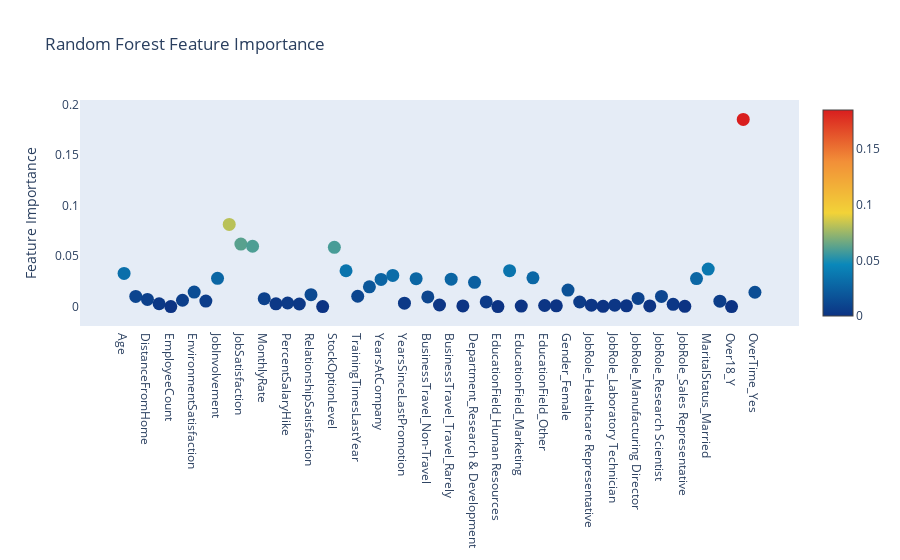

Notebook code for this chart:
### Code cell
trace = go.Scatter(
    y = rf.feature_importances_,
    x = attrition_final.columns.values,
    mode='markers',
    marker=dict(
        sizemode = 'diameter',
        sizeref = 1,
        size = 13,
        #size= rf.feature_importances_,
        #color = np.random.randn(500), #set color equal to a variable
        color = rf.feature_importances_,
        colorscale='Portland',
        showscale=True
    ),
    text = attrition_final.columns.values
)
data = [trace]

layout= go.Layout(
    autosize= True,
    title= 'Random Forest Feature Importance',
    hovermode= 'closest',
     xaxis= dict(
         ticklen= 5,
         showgrid=False,
        zeroline=False,
        showline=False
     ),
    yaxis=dict(
        title= 'Feature Importance',
        showgrid=False,
        zeroline=False,
        ticklen= 5,
        gridwidth= 2
    ),
    showlegend= False
)
fig = go.Figure(data=data, layout=layout)
py.iplot(fig,filename='scatter2010')

### Figure 1 — Plotly figure (JSON) as saved in the notebook; plotly's stock layout.template omitted (floating-point values rounded to 4 significant figures)
{"data": [{"marker": {"color": [0.03278, 0.01, 0.007116, 0.002809, 0, 0.006261, 0.01431, 0.005481, 0.02796, 0.0813, 0.06183, 0.05974, 0.007775, 0.002701, 0.003553, 0.00257, 0.01177, 0, 0.05863, 0.03547, 0.0102, 0.01958, 0.02688, 0.03085, 0.003339, 0.02765, 0.009556, 0.001573, 0.02712, 0.0006152, 0.02402, 0.004579, 4.748e-05, 0.03559, 0.0004986, 0.02843, 0.001075, 0.0007539, 0.01629, 0.004535, 0.001345, 0.0002676, 0.001389, 0.0007891, 0.008091, 0.00066, 0.01001, 0.002256, 0.0002362, 0.02777, 0.03711, 0.00539, 0, 0.1853, 0.01418], "colorscale": [[0, "rgb(12,51,131)"], [0.25, "rgb(10,136,186)"], [0.5, "rgb(242,211,56)"], [0.75, "rgb(242,143,56)"], [1, "rgb(217,30,30)"]], "showscale": true, "size": 13, "sizemode": "diameter", "sizeref": 1}, "mode": "markers", "text": ["Age", "DailyRate", "DistanceFromHome", "Education", "EmployeeCount", "EmployeeNumber", "EnvironmentSatisfaction", "HourlyRate", "JobInvolvement", "JobLevel", "JobSatisfaction", "MonthlyIncome", "MonthlyRate", "NumCompaniesWorked", "PercentSalaryHike", "PerformanceRating", "RelationshipSatisfaction", "StandardHours", "StockOptionLevel", "TotalWorkingYears", "TrainingTimesLastYear", "WorkLifeBalance", "YearsAtCompany", "YearsInCurrentRole", "YearsSinceLastPromotion", "YearsWithCurrManager", "BusinessTravel_Non-Travel", "BusinessTravel_Travel_Frequently", "BusinessTravel_Travel_Rarely", "Department_Human Resources", "Department_Research & Development", "Department_Sales", "EducationField_Human Resources", "EducationField_Life Sciences", "EducationField_Marketing", "EducationField_Medical", "EducationField_Other", "EducationField_Technical Degree", "Gender_Female", "Gender_Male", "JobRole_Healthcare Representative", "JobRole_Human Resources", "JobRole_Laboratory Technician", "JobRole_Manager", "JobRole_Manufacturing Director", "JobRole_Research Director", "JobRole_Research Scientist", "JobRole_Sales Executive", "JobRole_Sales Representative", "MaritalStatus_Divorced", "MaritalStatus_Married", "MaritalStatus_Single", "Over18_Y", "OverTime_No", "OverTime_Yes"], "x": ["Age", "DailyRate", "DistanceFromHome", "Education", "EmployeeCount", "EmployeeNumber", "EnvironmentSatisfaction", "HourlyRate", "JobInvolvement", "JobLevel", "JobSatisfaction", "MonthlyIncome", "MonthlyRate", "NumCompaniesWorked", "PercentSalaryHike", "PerformanceRating", "RelationshipSatisfaction", "StandardHours", "StockOptionLevel", "TotalWorkingYears", "TrainingTimesLastYear", "WorkLifeBalance", "YearsAtCompany", "YearsInCurrentRole", "YearsSinceLastPromotion", "YearsWithCurrManager", "BusinessTravel_Non-Travel", "BusinessTravel_Travel_Frequently", "BusinessTravel_Travel_Rarely", "Department_Human Resources", "Department_Research & Development", "Department_Sales", "EducationField_Human Resources", "EducationField_Life Sciences", "EducationField_Marketing", "EducationField_Medical", "EducationField_Other", "EducationField_Technical Degree", "Gender_Female", "Gender_Male", "JobRole_Healthcare Representative", "JobRole_Human Resources", "JobRole_Laboratory Technician", "JobRole_Manager", "JobRole_Manufacturing Director", "JobRole_Research Director", "JobRole_Research Scientist", "JobRole_Sales Executive", "JobRole_Sales Representative", "MaritalStatus_Divorced", "MaritalStatus_Married", "MaritalStatus_Single", "Over18_Y", "OverTime_No", "OverTime_Yes"], "y": [0.03278, 0.01, 0.007116, 0.002809, 0, 0.006261, 0.01431, 0.005481, 0.02796, 0.0813, 0.06183, 0.05974, 0.007775, 0.002701, 0.003553, 0.00257, 0.01177, 0, 0.05863, 0.03547, 0.0102, 0.01958, 0.02688, 0.03085, 0.003339, 0.02765, 0.009556, 0.001573, 0.02712, 0.0006152, 0.02402, 0.004579, 4.748e-05, 0.03559, 0.0004986, 0.02843, 0.001075, 0.0007539, 0.01629, 0.004535, 0.001345, 0.0002676, 0.001389, 0.0007891, 0.008091, 0.00066, 0.01001, 0.002256, 0.0002362, 0.02777, 0.03711, 0.00539, 0, 0.1853, 0.01418], "type": "scatter"}], "layout": {"autosize": true, "hovermode": "closest", "showlegend": false, "title": {"text": "Random Forest Feature Importance"}, "xaxis": {"showgrid": false, "showline": false, "ticklen": 5, "zeroline": false}, "yaxis": {"gridwidth": 2, "showgrid": false, "ticklen": 5, "title": {"text": "Feature Importance"}, "zeroline": false}}}
